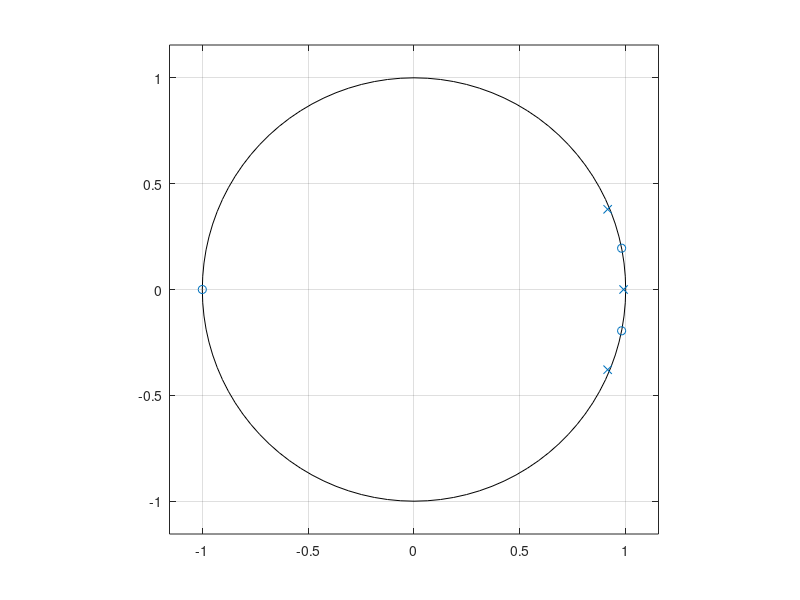
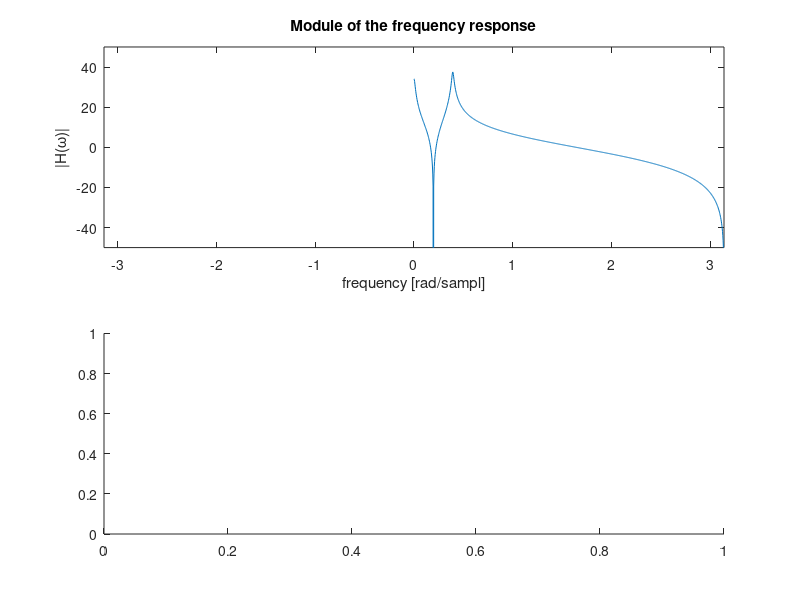

Write the MATLAB code that produced these figures, in order. (Note: this script raises an error after producing the figures.)
clear
clc
close all

p = [0.99 ; 0.99*exp(j*pi/8) ; 0.99*exp(-j*pi/8)];
z = [-1; exp(j*pi/16) ; exp(-j*pi/16)];
figure, zplane(z,p)
a = poly(p); 
b = poly(z);

Ns = 1024;

% FREQUENCY IMPULSE RESPONSE
[H, w] = freqz(b,a,Ns);
 % w va da 0 a pi
 % column vectors
figure
subplot(2,1,1) 
plot(w,20*log10(abs(H))); 
title('Module of the frequency response'), 
xlabel('frequency [rad/sampl]'), ylabel('|H(\omega)|');
axis([-pi pi -50 50 ] )

subplot( 2 , 1 , 2 ) 
plot(w, phase(H) )
title('Phase of the frequency response'), 
xlabel('frequency [rad/sampl]'), ylabel('\angle(H(\omega))');
axis([ -pi pi -pi pi ])

% WE WANT TO SEE ALSO THE NEGATIVE FREQUENCIES
% w and H are column vector (we have to flip the rows)
w=[-flipud(w(2:end)); w];
H=[conj(flipud(H(2:end))); H];
% For flipping the columns we use the command fliplr

figure, subplot(2,1,1) 
plot(w,20*log10(abs(H))); 
title('Module of the frequency response'), 
xlabel('frequency [rad/sampl]'), ylabel('|H(\omega)|');
axis([-pi pi -50 50 ] )

subplot( 2 , 1 , 2 ) 
plot(w, phase(H) )
title('Phase of the frequency response'), 
xlabel('frequency [rad/sampl]'), ylabel('\angle(H(\omega))');
axis([ -pi pi -pi pi ])



% equivalently , the frequency response is computed as follows
B = fft(b,Ns);
A = fft(a,Ns);
w = 2*pi*[0:Ns-1]/(Ns);
H = B./A;
figure
subplot(2,1,1)
plot(w, 10*log10(abs(H).^2));
%axis( [ 0 pi -50 50 ] )
title('Module of the frequency response'), 
xlabel('frequency [rad/sampl]'), ylabel('|H(\omega)|');

subplot( 2 , 1 , 2 )
plot (w, phase (H) )
%axis ( [ 0 pi -pi pi ] )
title('Phase of the frequency response'), 
xlabel('frequency [rad/sampl]'), ylabel('\angle(H(\omega))');


% THIS FILTER IS STABLE AND RESONANTING AT THE FREQUENCY [rad/sample]
% 0 and pi/8=0.39

% input
n=[0:1:Ns-1];
x= sin((pi/10)*n);
y=filter(b,a,x);
figure,
plot(abs(y))



% feed an impulse in the filter and verify that h(z) is the impulse
% response

delta = [ 1 ; zeros(Ns-1,1)]';
h = filter(b,a,delta);
figure
subplot(2,1,1), stem([0:Ns-1],h), title('impulse response')

h1=ifft(H);
subplot(2,1,2), stem([0:Ns-1],h1), title('impulse response')

